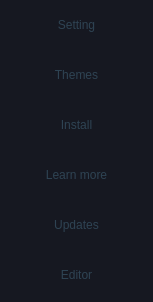
                    <widget class="QWidget" name="scrollAreaWidgetContents">
                     <property name="geometry">
                      <rect>
                       <x>0</x>
                       <y>0</y>
                       <width>153</width>
                       <height>302</height>
                      </rect>
                     </property>
                     <property name="styleSheet">
                      <string notr="true">background-color: rgb(22, 24, 33);</string>
                     </property>
                     <layout class="QVBoxLayout" name="verticalLayout_13">
                      <property name="spacing">
                       <number>0</number>
                      </property>
                      <property name="leftMargin">
                       <number>0</number>
                      </property>
                      <property name="topMargin">
                       <number>0</number>
                      </property>
                      <property name="rightMargin">
                       <number>0</number>
                      </property>
                      <property name="bottomMargin">
                       <number>0</number>
                      </property>
                      <item>
                       <layout class="QVBoxLayout" name="verticalLayout_5">
                        <property name="spacing">
                         <number>0</number>
                        </property>
                        <item>
                         <widget class="QPushButton" name="pushButton_34">
                          <property name="minimumSize">
                           <size>
                            <width>0</width>
                            <height>50</height>
                           </size>
                          </property>
                          <property name="maximumSize">
                           <size>
                            <width>16777215</width>
                            <height>50</height>
                           </size>
                          </property>
                          <property name="styleSheet">
                           <string notr="true">QPushButton{
border-style: none;
color: rgb(46, 67, 83);
}
QPushButton:hover{
	
	color: rgb(50, 91, 81);
	background-color: rgb(17, 25, 30);

}</string>
                          </property>
                          <property name="text">
                           <string>Setting</string>
                          </property>
                         </widget>
                        </item>
                        <item>
                         <widget class="QPushButton" name="pushButton_33">
                          <property name="minimumSize">
                           <size>
                            <width>0</width>
                            <height>50</height>
                           </size>
                          </property>
                          <property name="maximumSize">
                           <size>
                            <width>16777215</width>
                            <height>50</height>
                           </size>
                          </property>
                          <property name="styleSheet">
                           <string notr="true">QPushButton{
border-style: none;
color: rgb(46, 67, 83);
}
QPushButton:hover{
	
	color: rgb(50, 91, 81);
	background-color: rgb(17, 25, 30);

}</string>
                          </property>
                          <property name="text">
                           <string>Themes</string>
                          </property>
                         </widget>
                        </item>
                        <item>
                         <widget class="QPushButton" name="pushButton_35">
                          <property name="minimumSize">
                           <size>
                            <width>0</width>
                            <height>50</height>
                           </size>
                          </property>
                          <property name="maximumSize">
                           <size>
                            <width>16777215</width>
                            <height>50</height>
                           </size>
                          </property>
                          <property name="styleSheet">
                           <string notr="true">QPushButton{
border-style: none;
color: rgb(46, 67, 83);
}
QPushButton:hover{
	
	color: rgb(50, 91, 81);
	background-color: rgb(17, 25, 30);

}</string>
                          </property>
                          <property name="text">
                           <string>Install</string>
                          </property>
                         </widget>
                        </item>
                        <item>
                         <widget class="QPushButton" name="pushButton_37">
                          <property name="minimumSize">
                           <size>
                            <width>0</width>
                            <height>50</height>
                           </size>
                          </property>
                          <property name="maximumSize">
                           <size>
                            <width>16777215</width>
                            <height>50</height>
                           </size>
                          </property>
                          <property name="styleSheet">
                           <string notr="true">QPushButton{
border-style: none;
color: rgb(46, 67, 83);
}
QPushButton:hover{
	
	color: rgb(50, 91, 81);
	background-color: rgb(17, 25, 30);

}</string>
                          </property>
                          <property name="text">
                           <string>Learn more</string>
                          </property>
                         </widget>
                        </item>
                        <item>
                         <widget class="QPushButton" name="pushButton_38">
                          <property name="minimumSize">
                           <size>
                            <width>0</width>
                            <height>50</height>
                           </size>
                          </property>
                          <property name="maximumSize">
                           <size>
                            <width>16777215</width>
                            <height>50</height>
                           </size>
                          </property>
                          <property name="styleSheet">
                           <string notr="true">QPushButton{
border-style: none;
color: rgb(46, 67, 83);
}
QPushButton:hover{
	
	color: rgb(50, 91, 81);
	background-color: rgb(17, 25, 30);

}</string>
                          </property>
                          <property name="text">
                           <string>Updates</string>
                          </property>
                         </widget>
                        </item>
                        <item>
                         <widget class="QPushButton" name="pushButton_36">
                          <property name="minimumSize">
                           <size>
                            <width>0</width>
                            <height>50</height>
                           </size>
                          </property>
                          <property name="maximumSize">
                           <size>
                            <width>16777215</width>
                            <height>50</height>
                           </size>
                          </property>
                          <property name="styleSheet">
                           <string notr="true">QPushButton{
border-style: none;
color: rgb(46, 67, 83);
}
QPushButton:hover{
	
	color: rgb(50, 91, 81);
	background-color: rgb(17, 25, 30);

}</string>
                          </property>
                          <property name="text">
                           <string>Editor</string>
                          </property>
                         </widget>
                        </item>
                        <item>
                         <spacer name="verticalSpacer_2">
                          <property name="orientation">
                           <enum>Qt::Vertical</enum>
                          </property>
                          <property name="sizeHint" stdset="0">
                           <size>
                            <width>20</width>
                            <height>40</height>
                           </size>
                          </property>
                         </spacer>
                        </item>
                       </layout>
                      </item>
                     </layout>
                    </widget>
